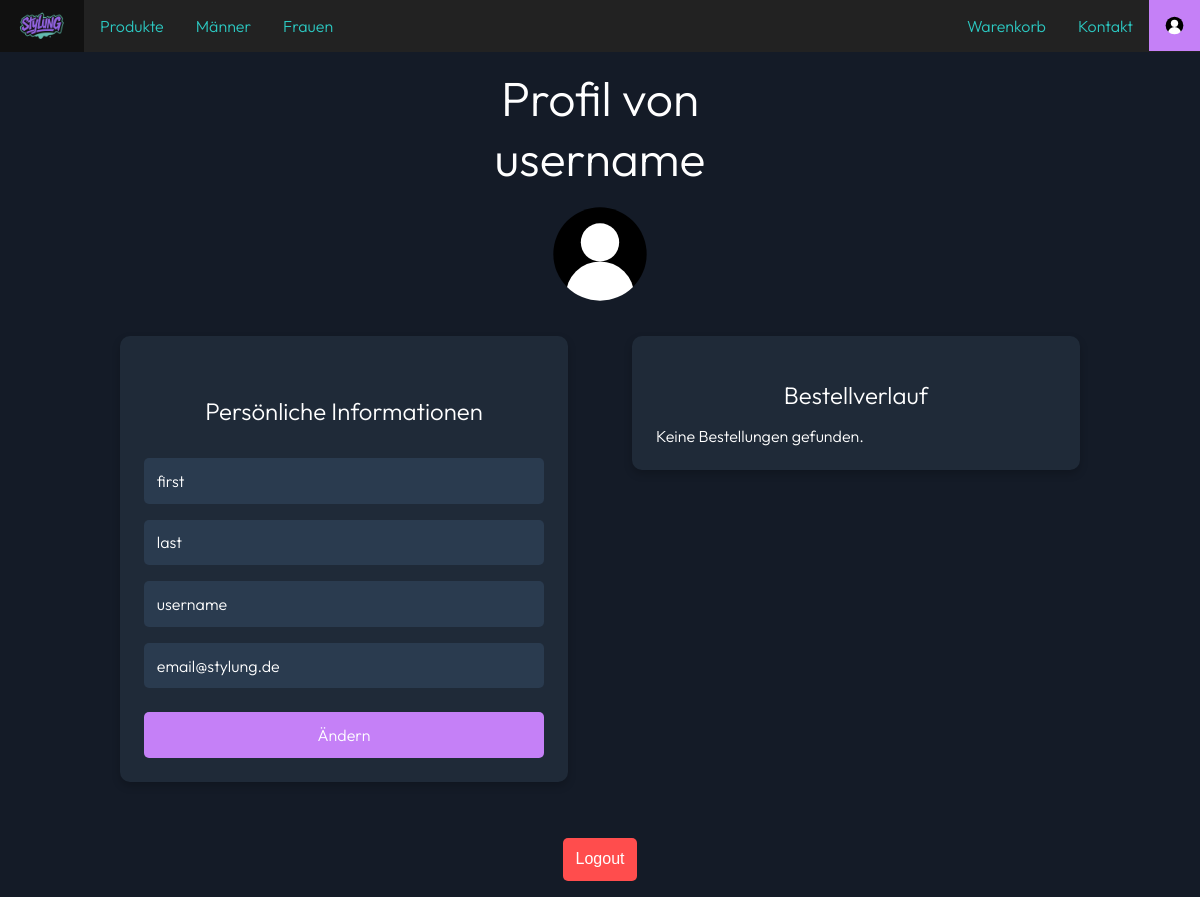
Screenshot of /profile.php (signed in) with the database file from the repository.
### tables this page shows
CREATE TABLE `users` (
  `id` int(11) NOT NULL,
  `username` varchar(255) DEFAULT NULL,
  `email` varchar(255) DEFAULT NULL,
  `password` varchar(255) DEFAULT NULL,
  `firstName` text NOT NULL,
  `lastName` text NOT NULL,
  `address` text NOT NULL,
  `role` text NOT NULL DEFAULT 'user'
);

### public/profile.php (the view, shortened to what this page needs)
<!DOCTYPE html>
<html lang="en">
<head>
    <link rel="stylesheet" href="./css/profile.css">
</head>
<?php include 'navbar.php';
require("../session_timeout.php");?>
<body style="background: #141b27; color: white; display:flex; justify-content: center; align-items: center; flex-direction: column; padding-top: 3%">
    <h1 class="outfit-300 Headline">Profil von  <?php
            if (isset($_SESSION['username'])) {
                echo htmlspecialchars($_SESSION['username']);
            }
        ?>
    </h1>
    <?php
    $userData = null;
    if (isset($_SESSION['username'])) {
        require_once("../connection.php");
        $stmt = $con->prepare("SELECT * FROM users WHERE username=?");
        $stmt->bind_param("s", $_SESSION['username']);
        $stmt->execute();
        $result = $stmt->get_result();
        $userData = $result->fetch_assoc();
        if ($userData) {
        $role = $userData['role'];
    }
    }
        if ($role === 'admin') {
        echo '
        <h1 class="outfit-300">Produktverwaltung</h1>
        <p class="outfit-300 success-message" id="message-container"></p>
        <div style="display: flex; justify-content: center; width: 90%; gap: 2rem;">
            <div class="form" style="margin-top: 1rem;">
                <form action="../product_add.php" method="POST" enctype="multipart/form-data" style="margin-top: 1rem;">
                    <h2 class="outfit-300">Produkt hinzufügen</h2>
                    <input class="outfit-300" type="text" name="product_name" placeholder="Produktname" required />
                    <textarea class="outfit-300" name="description" placeholder="Beschreibung" required></textarea>
                    <label for="image_file_add" class="custom-file-upload outfit-300" id="label_image_file_add">
                        Bild hochladen
                    </label>
                    <input type="file" name="image_file" id="image_file_add" accept="image/*" required>
                    <input class="outfit-300" type="number" name="price" min="0" placeholder="Preis" step="0.01" required />
                    <select class="outfit-300" name="gender">
                        <option value="">Geschlecht (optional)</option>
                        <option value="MALE">Männer</option>
                        <option value="FEMALE">Frauen</option>
                    </select>
                    <input class="outfit-300" type="text" name="size" placeholder="Größe (optional)" />
                    <input class="outfit-300" type="text" name="brand" placeholder="Marke (optional)" />
                    <button class="outfit-300" type="submit">Bestätigen</button>
                </form>
            </div>
            <div class="form" style="margin-top: 1rem;">
                <form action="../product_update.php" method="POST" style="margin-top: 1rem;">
                    <h2 class="outfit-300">Produkt aktualisieren</h2>
                    <input class="outfit-300" type="number" name="product_id" placeholder="Produkt-ID" required />
                    <input class="outfit-300" type="text" name="product_name" placeholder="Neuer Produktname (optional)" />
                    <textarea class="outfit-300" name="description" placeholder="Neue Beschreibung (optional)"></textarea>
                    <label for="image_file_update" class="custom-file-upload outfit-300" id="label_image_file_update">
                        Bild hochladen (optional)
                    </label>
                    <input type="file" name="image_file" id="image_file_update" accept="image/*">
                    <input class="outfit-300" type="number" min="0" name="price" placeholder="Neuer Preis (optional)" step="0.01" />
                    <select class="outfit-300" name="gender">
                        <option value="">Geschlecht (optional)</option>
                        <option value="MALE">Männer</option>
                        <option value="FEMALE">Frauen</option>
                    </select>
                    <input class="outfit-300" type="text" name="size" placeholder="Größe (optional)" />
                    <input class="outfit-300" type="text" name="brand" placeholder="Marke (optional)" />
                    <button class="outfit-300" type="submit">Bestätigen</button>
                </form>
            </div>
            <div class="form" style="margin-top: 1rem;">
                <form action="../product_delete.php" method="POST" style="margin-top: 1rem;">
                    <h2 class="outfit-300">Produkt löschen</h2>
                    <input class="outfit-300" type="number" name="product_id" placeholder="Produkt-ID" required />
                    <button class="outfit-300" type="submit">Bestätigen</button>
                </form>
            </div>
        </div>
        <h1 class="outfit-300">Benutzerverwaltung</h1>
        <div style="display: flex; justify-content: center; width: 90%; gap: 2rem;">
            <div class="form" style="margin-top: 1rem;">
                <form action="../user_admin.php" method="POST" style="margin-top: 1rem;">
                    <h2 class="outfit-300">User Rolle ändern</h2>
                    <input class="outfit-300" type="text" name="username" placeholder="Username" required />
                    <select class="outfit-300" name="role">
                        <option value="user">User</option>
                        <option value="admin">Admin</option>
                    </select>
                    <button class="outfit-300" type="submit">Bestätigen</button>
                </form>
            </div>
            <div class="outfit-300 user-list" style="margin-top: 1rem;">
                <div style="display:flex; justify-content:space-between; align-items:center; margin-bottom:1rem;">
                    <input type="text" class="outfit-300" id="user-search" placeholder="User suchen..." style="width:60%; max-width:300px; padding:0.5rem; border-radius:5px; border:none;">
                    <button id="user-export" class="outfit-300" style="padding:0.5rem 1rem; border-radius:5px; border:none; background:#c580f7; color:white; cursor:pointer;">JSON Export</button>
                </div>
                <table>
                    <thead>
                        <tr>
                            <th>Username</th>
                            <th>Email</th>
                            <th>Rolle</th>
                        </tr>
                    </thead>
                    <tbody id="userlist"></tbody>
                </table>
            </div>
        </div>
        ';
    }else {
        echo '
        <img src="pictures/usericon.svg" alt="Profil" width="100" height="100">
        <p class="outfit-300 success-message" id="message-container"></p>
        <div style="display: flex; justify-content: center; align-items: flex-start; width: 90%; gap: 2rem; margin-top: 2rem;">
            <div class="form" style="min-width:300px; flex:1;">
                <form class="profile" action="user_edit.php" method="POST" style="margin-top: 1rem;">
                    <h2 class="outfit-300">Persönliche Informationen</h2>
                    <input class="outfit-300" type="text" name="vorname" placeholder="Vorname" required value="' . htmlspecialchars($userData['firstName'] ?? '') . '" />
                    <input class="outfit-300" type="text" name="nachname" placeholder="Nachname" required value="' . htmlspecialchars($userData['lastName'] ?? '') . '" />
                    <input class="outfit-300" type="text" name="username" placeholder="Username" required value="' . htmlspecialchars($userData['username'] ?? '') . '" readonly />
                    <input class="outfit-300" type="email" name="email" placeholder="E-Mail" required value="' . htmlspecialchars($userData['email'] ?? '') . '" />
                    <button class="outfit-300" type="submit">Ändern</button>
                </form>
            </div>';
        if (isset($userData['id'])) {
            echo '<div class="form" style="min-width:300px; flex:1; margin-left:2rem;">';
            include 'order_history.php';
            echo '</div>';
        }
        echo '</div>';
    }
    ?>
    <form action="auth.php" class="logout-form" method="POST">
        <h1><input type="submit" value="Logout" class="btn solid" name="logout"/></h1>
    </form>
</body>
</html>

### public/css/profile.css (style rules this page uses)
body { overflow-y: scroll; font-family: Arial, sans-serif; background-color: #141b27; color: white; display: flex; justify-content: center; align-items: center; flex-direction: column; padding-top: 5%; margin: 0; }
.Headline { font-size: 3rem; }
h1, h2 { font-weight: 300; text-align: center; margin-bottom: 1rem; background: none; box-shadow: none; padding: 0; }
div.form { background-color: #1f2a38; border-radius: 10px; padding: 1.5rem; margin-bottom: 2rem; box-shadow: 0 4px 8px rgba(0, 0, 0, 0.2); width: 100%; max-width: 400px; }
form { gap: 1rem; display: flex; flex-direction: column; }
form.profile { max-width: 400px; }
form input[type="text"], form input[type="email"], form input[type="number"], .custom-file-upload, form textarea { width: calc(100% - 1.6rem); padding: 0.8rem; margin: 0 auto; border: none; border-radius: 5px; background-color: #2a3b4f; color: white; font-size: 1rem; outline: none; resize: none; }
form input[type="text"]::placeholder, form input[type="number"]::placeholder, form textarea::placeholder { color: #b0b0b0; font-family: "Outfit"; }
form button { margin-top: 0.5rem; padding: 0.8rem; background-color: #c580f7; color: white; border: none; border-radius: 5px; font-size: 1rem; cursor: pointer; transition: background-color 0.3s ease; }
h1.outfit-300, h2.outfit-300 { background: none; box-shadow: none; padding: 0; width: 100%; max-width: 400px; text-align: center; }
form.logout-form { background: none; box-shadow: none; padding: 0; margin: 0; width: auto; }
form.logout-form input[type="submit"] { padding: 0.8rem; background-color: #ff4d4d; color: white; border: none; border-radius: 5px; font-size: 1rem; cursor: pointer; transition: background-color 0.3s ease; }

### public/css/navbar.css (style rules this page uses)
.outfit-300 { font-family: "Outfit", sans-serif; font-optical-sizing: auto; font-weight: 300; font-style: normal; }

### rows the page displays
users: vorname "first", nachname "last", username "username", email "email@stylung.de"

### other values shown
$_SESSION['username'] "username"
